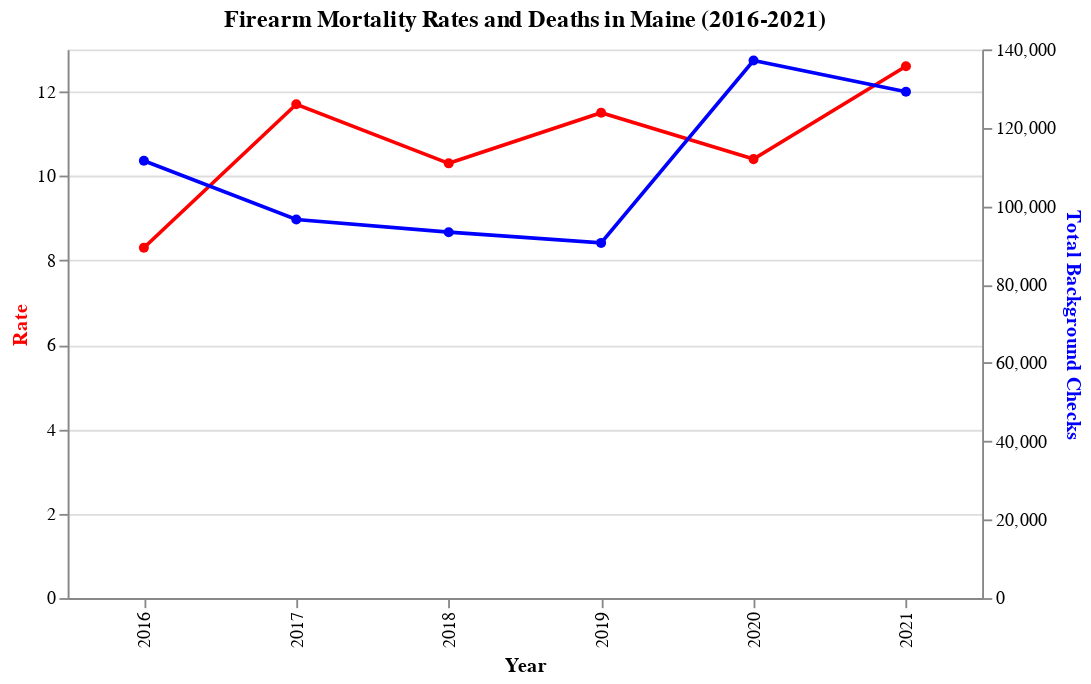

The code cell stored with this chart in its notebook:
### Markdown cell above
# Maine

### Code cell
me_data = pd.read_csv("me_data.csv")

# Creating a base for the chart to share x-axis configuration
base_me = alt.Chart(me_data).encode(
    alt.X('Year:N', axis=alt.Axis(title='Year'))  # 'Year' as ordinal
)

# Creating the line chart for the 'Rate' on the left y-axis
rate_chart_me = base_me.mark_line(point=True, color='red').encode(
    alt.Y('Rate:Q', axis=alt.Axis(title='Rate', titleColor='red')),
    tooltip = ["Year", "Rate"],
    color = alt.value("red")
)

# Creating the line chart for the 'Total Background Checks' on the right y-axis
deaths_chart_me = base_me.mark_line(point=True, color='blue').encode(
    alt.Y('Total Background Check Requests:Q', axis=alt.Axis(title='Total Background Checks', titleColor='blue')),
    tooltip = ["Year", "Total Background Check Requests"],
    color = alt.value("blue")
)

# Combining both charts
chart_me = alt.layer(rate_chart_me, deaths_chart_me).resolve_scale(
    y='independent'
).properties(
    title='Firearm Mortality Rates and Deaths in Maine (2016-2021)',
    width=500,
    height=300
)

chart_me

### Figure 1 — Vega-Lite specification as saved in the notebook (floating-point values rounded to 4 significant figures)
{"config": {"view": {"continuousWidth": 400, "continuousHeight": 300}}, "layer": [{"mark": {"type": "line", "color": "red", "point": true}, "encoding": {"color": {"value": "red"}, "tooltip": [{"field": "Year", "type": "quantitative"}, {"field": "Rate", "type": "quantitative"}], "x": {"axis": {"title": "Year"}, "field": "Year", "type": "nominal"}, "y": {"axis": {"title": "Rate", "titleColor": "red"}, "field": "Rate", "type": "quantitative"}}}, {"mark": {"type": "line", "color": "blue", "point": true}, "encoding": {"color": {"value": "blue"}, "tooltip": [{"field": "Year", "type": "quantitative"}, {"field": "Total Background Check Requests", "type": "quantitative"}], "x": {"axis": {"title": "Year"}, "field": "Year", "type": "nominal"}, "y": {"axis": {"title": "Total Background Checks", "titleColor": "blue"}, "field": "Total Background Check Requests", "type": "quantitative"}}}], "data": {"name": "data-3558a233822ee08a317d4f0c10ff3439"}, "height": 300, "resolve": {"scale": {"y": "independent"}}, "title": "Firearm Mortality Rates and Deaths in Maine (2016-2021)", "width": 500, "$schema": "https://vega.github.io/schema/vega-lite/v4.17.0.json", "datasets": {"data-3558a233822ee08a317d4f0c10ff3439": [{"Year": 2021, "State": "ME", "Rate": 12.6, "Deaths": 178, "Total Background Check Requests": 129193, "Notes ": null}, {"Year": 2020, "State": "ME", "Rate": 10.4, "Deaths": 153, "Total Background Check Requests": 137149, "Notes ": null}, {"Year": 2019, "State": "ME", "Rate": 11.5, "Deaths": 163, "Total Background Check Requests": 90626, "Notes ": null}, {"Year": 2018, "State": "ME", "Rate": 10.3, "Deaths": 159, "Total Background Check Requests": 93360, "Notes ": null}, {"Year": 2017, "State": "ME", "Rate": 11.7, "Deaths": 172, "Total Background Check Requests": 96590, "Notes ": null}, {"Year": 2016, "State": "ME", "Rate": 8.3, "Deaths": 123, "Total Background Check Requests": 111582, "Notes ": null}]}}
